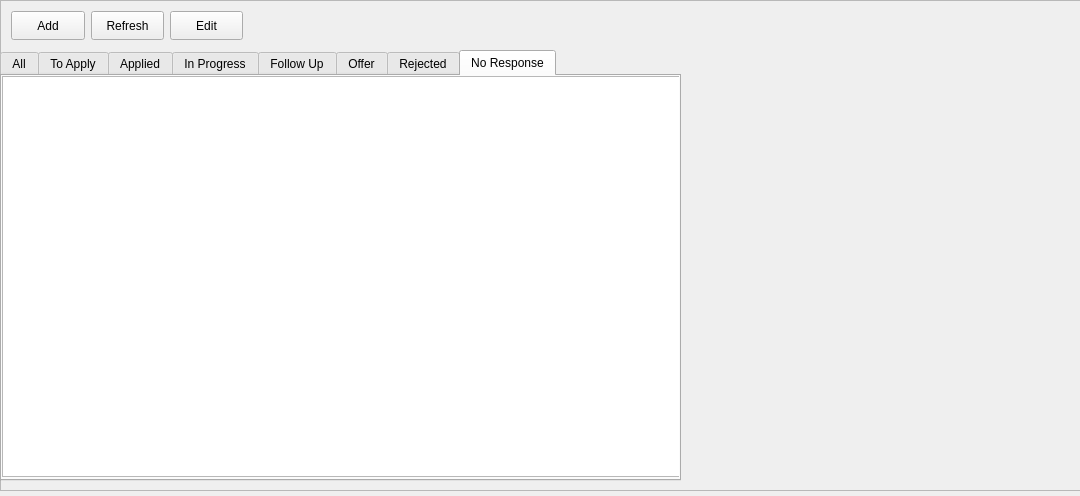
<?xml version="1.0" encoding="UTF-8"?>
<ui version="4.0">
 <class>MainWindow</class>
 <widget class="QMainWindow" name="MainWindow">
  <property name="geometry">
   <rect>
    <x>0</x>
    <y>0</y>
    <width>1080</width>
    <height>496</height>
   </rect>
  </property>
  <property name="windowTitle">
   <string>MainWindow</string>
  </property>
  <widget class="QWidget" name="centralWidget">
   <widget class="QFrame" name="frame">
    <property name="geometry">
     <rect>
      <x>0</x>
      <y>0</y>
      <width>1081</width>
      <height>491</height>
     </rect>
    </property>
    <property name="frameShape">
     <enum>QFrame::StyledPanel</enum>
    </property>
    <property name="frameShadow">
     <enum>QFrame::Raised</enum>
    </property>
    <widget class="QTabWidget" name="tabWidget">
     <property name="geometry">
      <rect>
       <x>0</x>
       <y>50</y>
       <width>681</width>
       <height>431</height>
      </rect>
     </property>
     <property name="currentIndex">
      <number>7</number>
     </property>
     <widget class="QWidget" name="tab">
      <attribute name="title">
       <string>All</string>
      </attribute>
      <widget class="QTableView" name="tableView">
       <property name="geometry">
        <rect>
         <x>0</x>
         <y>10</y>
         <width>671</width>
         <height>361</height>
        </rect>
       </property>
      </widget>
     </widget>
     <widget class="QWidget" name="tab_2">
      <attribute name="title">
       <string>To Apply</string>
      </attribute>
      <widget class="QTableView" name="tableView_toApply">
       <property name="geometry">
        <rect>
         <x>0</x>
         <y>0</y>
         <width>681</width>
         <height>401</height>
        </rect>
       </property>
      </widget>
     </widget>
     <widget class="QWidget" name="tab_3">
      <attribute name="title">
       <string>Applied</string>
      </attribute>
      <widget class="QTableView" name="tableView_Applied">
       <property name="geometry">
        <rect>
         <x>0</x>
         <y>0</y>
         <width>681</width>
         <height>401</height>
        </rect>
       </property>
      </widget>
     </widget>
     <widget class="QWidget" name="tab_4">
      <attribute name="title">
       <string>In Progress</string>
      </attribute>
      <widget class="QTableView" name="tableView_InProgress">
       <property name="geometry">
        <rect>
         <x>0</x>
         <y>0</y>
         <width>681</width>
         <height>401</height>
        </rect>
       </property>
      </widget>
     </widget>
     <widget class="QWidget" name="tab_5">
      <attribute name="title">
       <string>Follow Up</string>
      </attribute>
      <widget class="QTableView" name="tableView_FollowUp">
       <property name="geometry">
        <rect>
         <x>0</x>
         <y>0</y>
         <width>681</width>
         <height>401</height>
        </rect>
       </property>
      </widget>
     </widget>
     <widget class="QWidget" name="tab_6">
      <attribute name="title">
       <string>Offer</string>
      </attribute>
      <widget class="QTableView" name="tableView_Offer">
       <property name="geometry">
        <rect>
         <x>0</x>
         <y>0</y>
         <width>681</width>
         <height>401</height>
        </rect>
       </property>
      </widget>
     </widget>
     <widget class="QWidget" name="tab_7">
      <attribute name="title">
       <string>Rejected</string>
      </attribute>
      <widget class="QTableView" name="tableView_Rejected">
       <property name="geometry">
        <rect>
         <x>0</x>
         <y>0</y>
         <width>681</width>
         <height>401</height>
        </rect>
       </property>
      </widget>
     </widget>
     <widget class="QWidget" name="tab_8">
      <attribute name="title">
       <string>No Response</string>
      </attribute>
      <widget class="QTableView" name="tableView_NoResponse">
       <property name="geometry">
        <rect>
         <x>0</x>
         <y>0</y>
         <width>681</width>
         <height>401</height>
        </rect>
       </property>
      </widget>
     </widget>
    </widget>
    <widget class="QWidget" name="layoutWidget">
     <property name="geometry">
      <rect>
       <x>0</x>
       <y>0</y>
       <width>254</width>
       <height>51</height>
      </rect>
     </property>
     <layout class="QHBoxLayout" name="horizontalLayout">
      <item>
       <widget class="QPushButton" name="pushButton">
        <property name="sizePolicy">
         <sizepolicy hsizetype="Preferred" vsizetype="Preferred">
          <horstretch>0</horstretch>
          <verstretch>0</verstretch>
         </sizepolicy>
        </property>
        <property name="text">
         <string>Add</string>
        </property>
       </widget>
      </item>
      <item>
       <widget class="QPushButton" name="pushButton_refresh">
        <property name="sizePolicy">
         <sizepolicy hsizetype="Preferred" vsizetype="Preferred">
          <horstretch>0</horstretch>
          <verstretch>0</verstretch>
         </sizepolicy>
        </property>
        <property name="text">
         <string>Refresh</string>
        </property>
       </widget>
      </item>
      <item>
       <widget class="QPushButton" name="pushButton_edit">
        <property name="sizePolicy">
         <sizepolicy hsizetype="Minimum" vsizetype="Preferred">
          <horstretch>0</horstretch>
          <verstretch>0</verstretch>
         </sizepolicy>
        </property>
        <property name="text">
         <string>Edit</string>
        </property>
       </widget>
      </item>
     </layout>
    </widget>
   </widget>
  </widget>
 </widget>
 <layoutdefault spacing="6" margin="11"/>
 <resources/>
 <connections/>
</ui>
